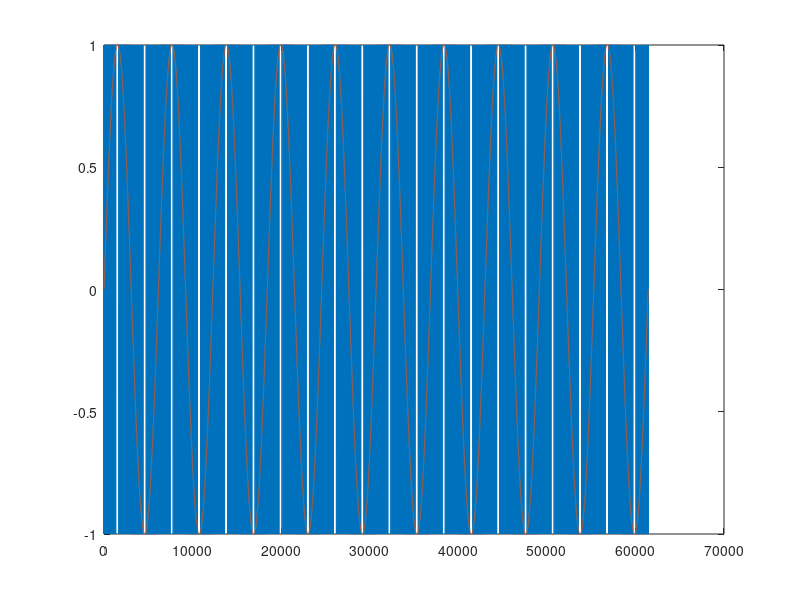

Here is the MATLAB script that generated this plot:
clear all;
Fs = 6144000;
Ts = 1/Fs;
Ftone = 1000;

% Attenuation
% /20 attenuation corresponds to 120dB-94dB = 26dB
% 120dB is the Acoustic Overload Point of the microphone corresponding
% to a full scale [-1..1] range. See datasheet of your microphone.
% 94dB is the Sound Pressure Level used as sensitivity reference
Attenuation = 1;

% This must be integer!
Nperiod = 10*Fs/Ftone;

%Generate tone
n=0:(Nperiod-1);
tone = sin(2*pi*Ftone*n*Ts);
tone = tone/Attenuation;
qe = 0;

%Generate PDM in [-1, 1]
for i=1:length(tone)
 if ( tone(i) > qe )
   pdm(i) = 1;
 else
   pdm(i) = -1;
 end
 qe = pdm(i) - tone(i) + qe;
end

%Frame in [0, 1]
pdm_01 = pdm + 1;
pdm_01 = pdm / 2;

plot(n, pdm, n, tone);